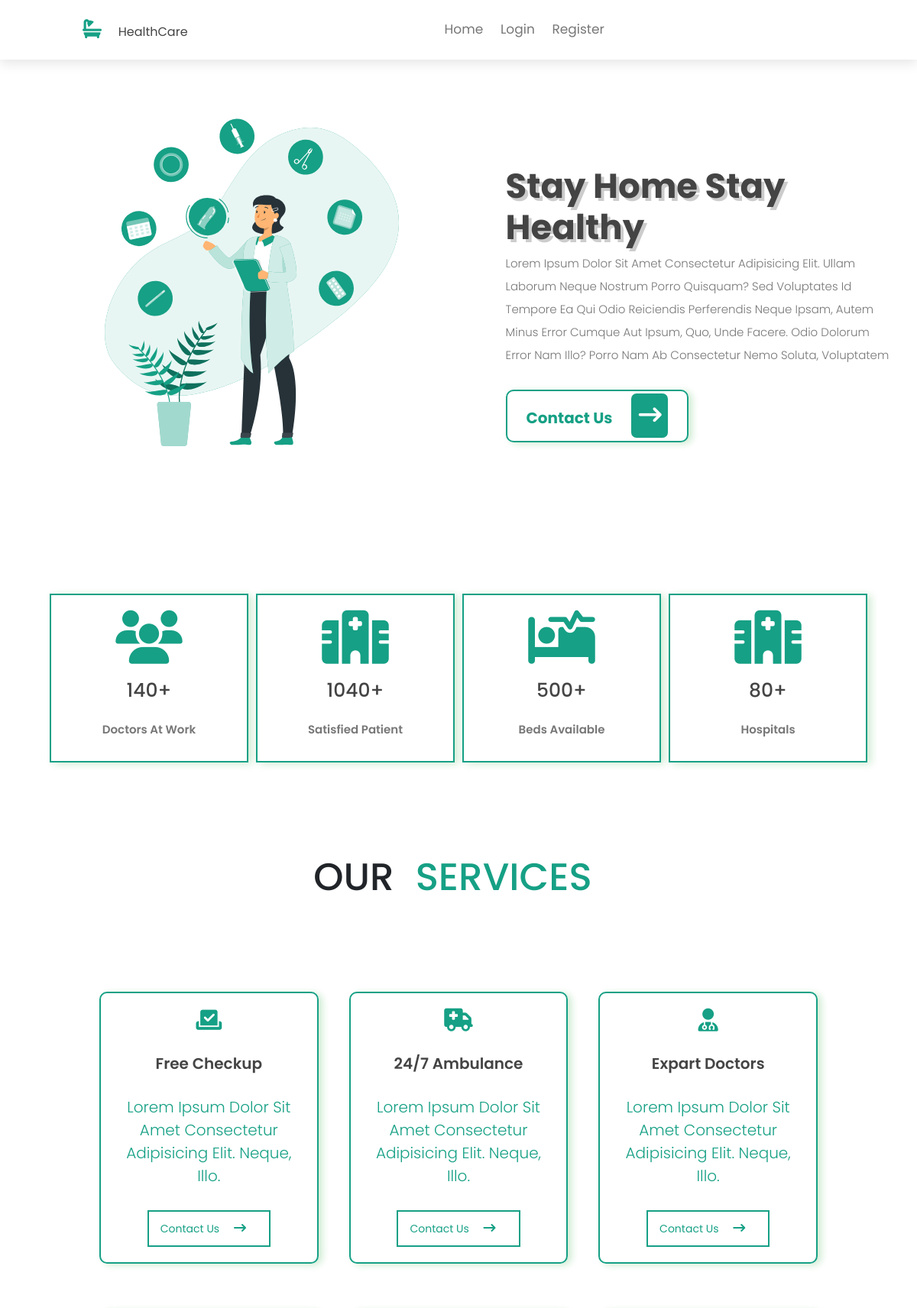
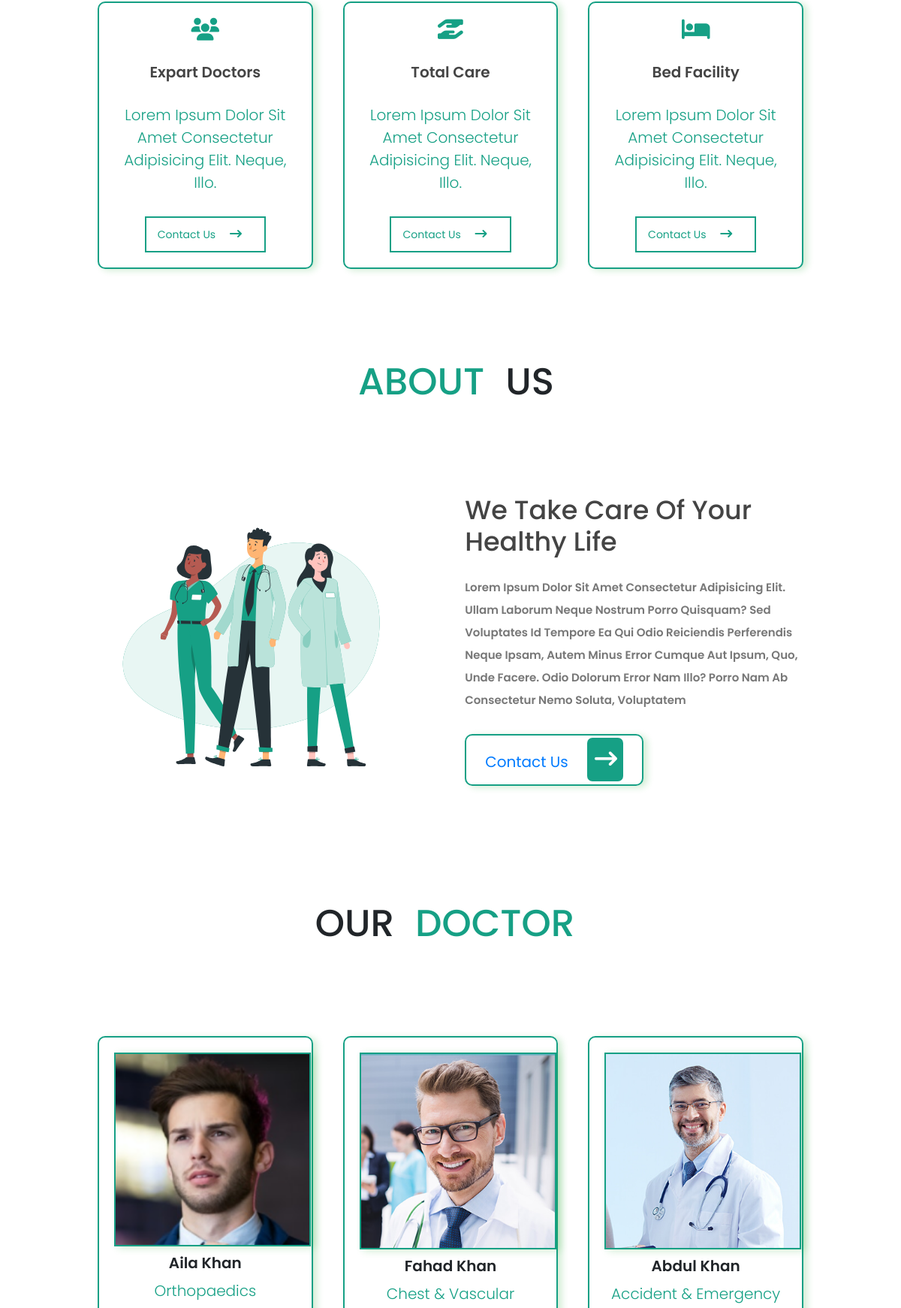
The page / (upper part) on the database its author committed (2 pictures, top to bottom).
### accounts/models.py (models this page shows, shortened)
class Doctor(models.Model):
    Deparment_choices = [
        ('Orthopaedics','Orthopaedics'),
        ('Gynaecology & Obstetrics','Gynaecology & Obstetrics'),
        ('Chest & Vascular','Chest & Vascular'),
        ('Paediatrics & Neonatology','Paediatrics & Neonatology'),
        ('Psychiatry','Psychiatry'),
        ('Accident & Emergency','Accident & Emergency'),
        ('Dental Surgery','Dental Surgery'),
    ]
    user = models.OneToOneField(User, on_delete=models.CASCADE)
    image = models.ImageField(upload_to='doctor-img/')
    deparment = models.CharField(max_length=255,choices=Deparment_choices )
    facebook = models.URLField(max_length=255)
    youtube = models.URLField(max_length=255)
    instagram = models.URLField(max_length=255)
    linkedin = models.URLField(max_length=255)
    twitter = models.URLField(max_length=255)

class User(AbstractUser):
    m_name = models.CharField(max_length=255)
    father_name = models.CharField(max_length=255)
    email = models.EmailField(max_length=255 , unique=True)
    gender =models.CharField( max_length=100,null=True, blank=True)
    phone = models.CharField(max_length=255)
    address = models.TextField(max_length=300)
    image = models.ImageField(upload_to='profile/',blank=True , null=True)
    blood = models.CharField( max_length=100,null=True, blank=True)
    is_doctor = models.BooleanField(default=False)
    is_patient = models.BooleanField(default=True)
    is_admin = models.BooleanField(default=False)

### pages/views.py (the view)
# urls.py: 2. Add a URL to urlpatterns:  path('', views.home, name='home')
def home(request):
    doctors = Doctor.objects.all()
    data = {
        'doctors':doctors,
    }
    return render(request, 'pages/index.html',data)

### templates/pages/index.html (shortened to what this page needs)
{% extends 'base.html' %}
{% block content %}
{% load static %}
    <div class="home" id="home">
        <div class="left">
            <img src="{% static 'image/home-img.svg' %}" alt="">
        </div>
        <div class="right">
            <h3>Stay Home stay healthy</h3>
            <p>Lorem ipsum dolor sit amet consectetur adipisicing elit. Ullam laborum neque nostrum porro quisquam? Sed voluptates id tempore ea qui odio reiciendis perferendis neque ipsam, autem minus error cumque aut ipsum, quo, unde facere. Odio dolorum error nam illo? Porro nam ab consectetur nemo soluta, voluptatem </p>
            <a href="" id="btn"> contact us <span><i class="fa-solid fa-arrow-right-long"></i></span> </a>
        </div>
    </div>
    <div class="icon-container">
        <div class="icon-col">
            <i class="fa-solid fa-users"></i>
            <h3>140+</h3>
            <p>doctors at work</p>
        </div>
        <div class="icon-col">
            <i class="fa-solid fa-hospital"></i>
            <h3>1040+</h3>
            <p>satisfied patient</p>
        </div>
        <div class="icon-col">
            <i class="fa-solid fa-bed-pulse"></i>
            <h3>500+</h3>
            <p>beds available</p>
        </div>
        <div class="icon-col">
            <i class="fa-solid fa-hospital"></i>
            <h3>80+</h3>
            <p>hospitals</p>
        </div>
    </div>
    <div class="services" id="services">
        <h1>our <span>services</span> </h1>
        <div class="row">
            <div class="ser-col">
                <i class="fa-solid fa-check-to-slot"></i>
                <h3>free checkup</h3>
                <p>Lorem ipsum dolor sit amet consectetur adipisicing elit. Neque, illo.</p>
                <a href="" id="btn2"> contact us <span><i class="fa-solid fa-arrow-right-long"></i></span> </a>
            </div>
            <div class="ser-col">
                <i class="fa-solid fa-truck-medical"></i>
                <h3>24/7 ambulance</h3>
                <p>Lorem ipsum dolor sit amet consectetur adipisicing elit. Neque, illo.</p>
                <a href="" id="btn2"> contact us <span><i class="fa-solid fa-arrow-right-long"></i></span> </a>
            </div>
            <div class="ser-col">
                <i class="fa-solid fa-user-doctor"></i>
                <h3>expart doctors</h3>
                <p>Lorem ipsum dolor sit amet consectetur adipisicing elit. Neque, illo.</p>
                <a href="" id="btn2"> contact us <span><i class="fa-solid fa-arrow-right-long"></i></span> </a>
            </div>
            <div class="ser-col">
                <i class="fa-solid fa-users"></i>
                <h3>expart doctors</h3>
                <p>Lorem ipsum dolor sit amet consectetur adipisicing elit. Neque, illo.</p>
                <a href="" id="btn2"> contact us <span><i class="fa-solid fa-arrow-right-long"></i></span> </a>
            </div>
            <div class="ser-col">
                <i class="fa-solid fa-hand-holding-hand"></i>
                <h3>total care</h3>
                <p>Lorem ipsum dolor sit amet consectetur adipisicing elit. Neque, illo.</p>
                <a href="" id="btn2"> contact us <span><i class="fa-solid fa-arrow-right-long"></i></span> </a>
            </div>
            <div class="ser-col">
                <i class="fa-sharp fa-solid fa-bed"></i>
                <h3>bed facility</h3>
                <p>Lorem ipsum dolor sit amet consectetur adipisicing elit. Neque, illo.</p>
                <a href="" id="btn2"> contact us <span><i class="fa-solid fa-arrow-right-long"></i></span> </a>
            </div>
        </div>
    </div>
    <div class="about" id="about">
        <h1><span>About</span> Us</h1>
        <div class="about-row">
            <div class="image">
                <img src="{% static 'image/about-img.svg'%}" alt="">
            </div>
            <div class="about-content">
                <h3>we take care of your healthy life</h3>
            <p>Lorem ipsum dolor sit amet consectetur adipisicing elit. Ullam laborum neque nostrum porro quisquam? Sed voluptates id tempore ea qui odio reiciendis perferendis neque ipsam, autem minus error cumque aut ipsum, quo, unde facere. Odio dolorum error nam illo? Porro nam ab consectetur nemo soluta, voluptatem </p>
            <a href="" id="btn"> contact us <span><i class="fa-solid fa-arrow-right-long"></i></span> </a>
            </div>
        </div>
    </div>
    <div class="doctor" id="doctor">
        <h1>our <span>Doctor</span> </h1>
        <div class="row">
            {% for doctor in doctors %}
                <div class="ser-col">
                    <img src="{{doctor.user.image.url}}" alt="" style="width:262px">
                    <h3>{{doctor.user.first_name}} {{doctor.user.last_name}}</h3>
                    <p>{{doctor.deparment}}</p>
                </div>
            {% endfor %}
        </div>
    </div>
   {% endblock %}

### templates/base.html (shortened to what this page needs)
<!DOCTYPE html>
{% load static %}
<html lang="en">
<head>
    <link rel="stylesheet" href="https://cdnjs.cloudflare.com/ajax/libs/font-awesome/6.2.1/css/all.min.css" />
    <link rel="stylesheet" href="https://cdn.jsdelivr.net/npm/bootstrap@4.0.0/dist/css/bootstrap.min.css">
    <link rel="stylesheet" href="{% static 'css/style.css' %}">
</head>
<body>
    <div class="header">
        <a href="" class="logo"><i class="fa fa-bath" aria-hidden="true"></i> <span>HealthCare</span></a>
        <div class="nav-links" id="nav-links">
            <a href="{% url 'home'%}">home</a>
            {% if request.user.is_authenticated %}
                {% comment %} <a href="#services">services</a> {% endcomment %}
                {% comment %} <a href="#about">about</a>
                <a href="#doctor">doctor</a> {% endcomment %}
                {% if request.user.is_patient %}
                <a href="{% url 'bookappointment'%}">appoi</a>
                <a href="{% url 'dashboard' %}">dash.P</a>
                {% else %}
                <a href="{% url 'dashboardD' %}">dash.D</a>
                {% endif %}
                {% if request.user.is_doctor %}
                <a href="#" style="color:red">Logged in as doctor</a>
                {% else %}
                <a href="#" style="color:red">Logged in as Patient</a>
                {% endif %}
                <a href="{% url 'logout'%}">Logout</a>
                <a href="#">{{request.user.username}}</a>
            {% else %}
                <a href="{% url 'login' %}">Login</a>
                <a href="{% url 'register'%}">Register</a>
            {% endif %}
        </div>
    </div>
{% block content %}
{% endblock  %}
</body>
</html>

### rows shown on the page
Doctor: user.image (picture), user.first_name "Aila", user.last_name "Khan", deparment "Orthopaedics"
Doctor: user.image (picture), user.first_name "Fahad", user.last_name "Khan", deparment "Chest & Vascular"
Doctor: user.image (picture), user.first_name "Abdul", user.last_name "Khan", deparment "Accident & Emergency"
